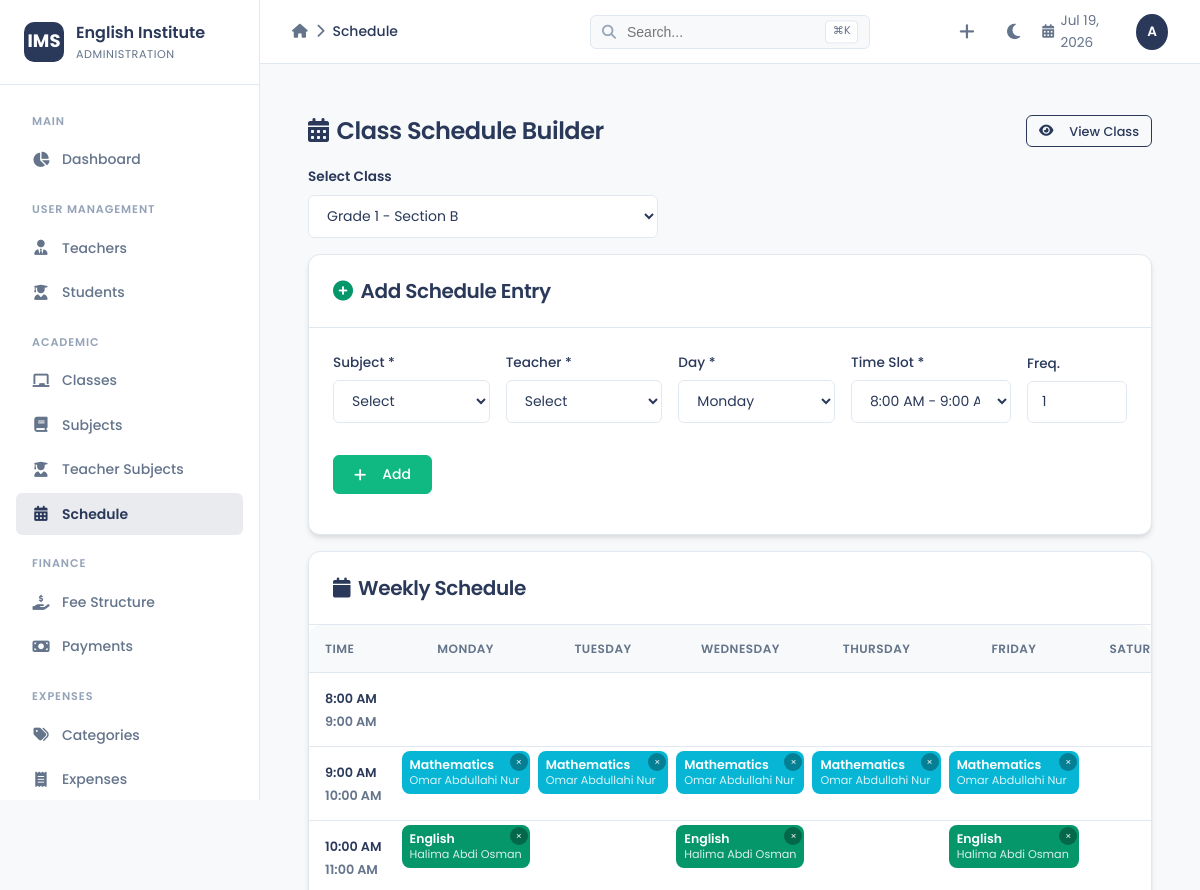
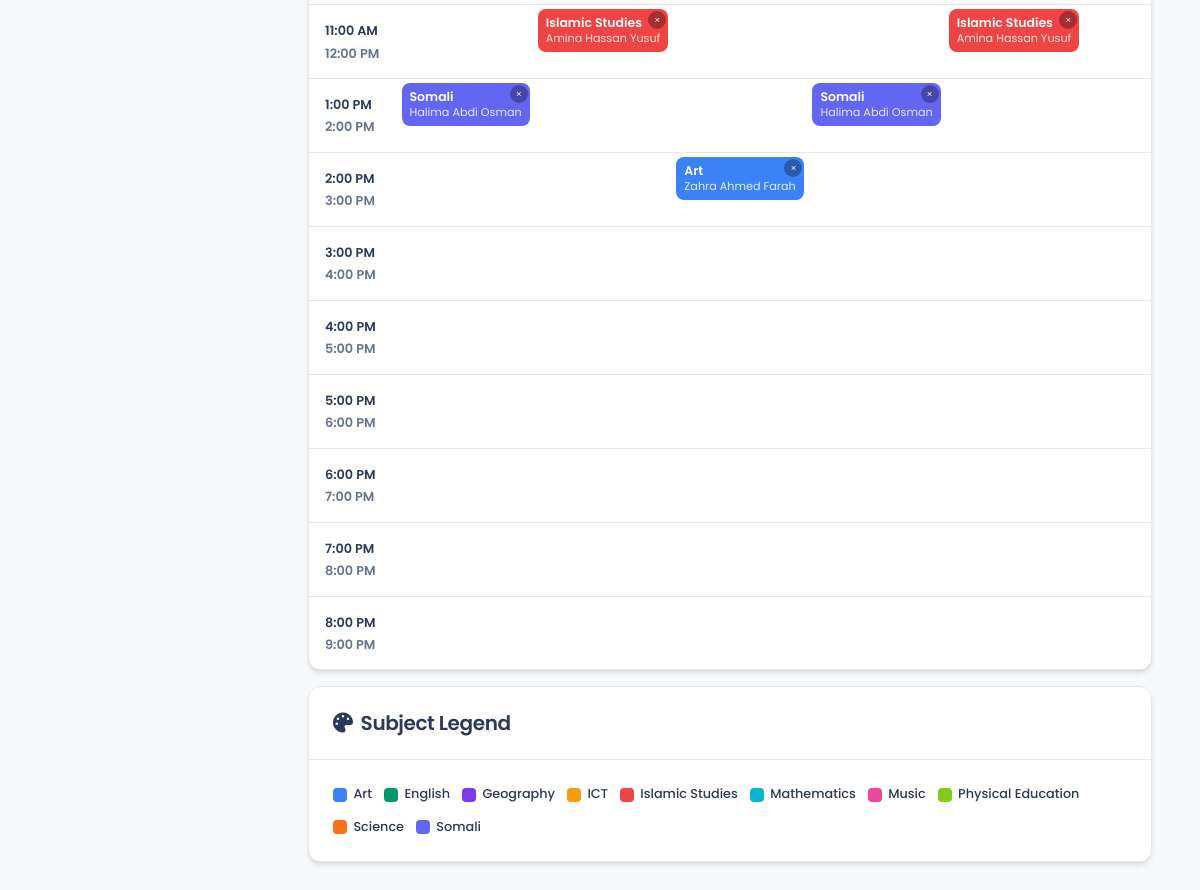
/class_schedule.php?class_id=2 (signed in), run on the app's committed database (2 pictures, top to bottom).
### tables this page shows
CREATE TABLE IF NOT EXISTS time_slots (
    id INT PRIMARY KEY AUTO_INCREMENT,
    start_time TIME NOT NULL,
    end_time TIME NOT NULL,
    UNIQUE KEY unique_slot (start_time, end_time)
);

CREATE TABLE IF NOT EXISTS class_subjects (
    id INT PRIMARY KEY AUTO_INCREMENT,
    class_id INT NOT NULL,
    subject_id INT NOT NULL,
    teacher_id INT NOT NULL,
    time_slot_id INT NOT NULL,
    day_of_week ENUM('Mon','Tue','Wed','Thu','Fri','Sat','Sun') NOT NULL,
    weekly_frequency INT DEFAULT 1,
    status ENUM('active', 'inactive') DEFAULT 'active',
    created_at TIMESTAMP DEFAULT CURRENT_TIMESTAMP,
    FOREIGN KEY (class_id) REFERENCES classes(id) ON DELETE CASCADE,
    FOREIGN KEY (subject_id) REFERENCES subjects(id),
    FOREIGN KEY (teacher_id) REFERENCES teachers(id),
    FOREIGN KEY (time_slot_id) REFERENCES time_slots(id),
    UNIQUE KEY unique_class_day_slot (class_id, day_of_week, time_slot_id)
);

CREATE TABLE IF NOT EXISTS subjects (
    id INT PRIMARY KEY AUTO_INCREMENT,
    name VARCHAR(100) NOT NULL,
    code VARCHAR(20),
    description TEXT,
    status ENUM('active', 'inactive') DEFAULT 'active',
    created_at TIMESTAMP DEFAULT CURRENT_TIMESTAMP
);

CREATE TABLE IF NOT EXISTS teachers (
    id INT PRIMARY KEY AUTO_INCREMENT,
    name VARCHAR(100) NOT NULL,
    email VARCHAR(100),
    phone VARCHAR(20),
    address TEXT,
    qualification VARCHAR(100),
    specialization VARCHAR(100),
    experience_years INT DEFAULT 0,
    salary DECIMAL(10,2) DEFAULT 0,
    status ENUM('active', 'inactive') DEFAULT 'active',
    created_at TIMESTAMP DEFAULT CURRENT_TIMESTAMP
);

### class_schedule.php (the view, shortened to what this page needs)
<?php
$db = getDB();
$classes = $db->query("SELECT id, name FROM classes WHERE status='active' ORDER BY name")->fetchAll();
$subjects = $db->query("SELECT id, name, code FROM subjects WHERE status='active' ORDER BY name")->fetchAll();
$timeSlots = $db->query("SELECT * FROM time_slots ORDER BY start_time")->fetchAll();
$days = ['Mon'=>'Monday','Tue'=>'Tuesday','Wed'=>'Wednesday','Thu'=>'Thursday','Fri'=>'Friday','Sat'=>'Saturday','Sun'=>'Sunday'];
$selected_class = (int)($_GET['class_id'] ?? ($_POST['class_id'] ?? ($classes[0]['id'] ?? 0)));
$schedule = [];
if ($selected_class) {
    $stmt = $db->prepare("
        SELECT cs.*, s.name as subject_name, s.code as subject_code,
               t.name as teacher_name, ts.start_time, ts.end_time
        FROM class_subjects cs
        JOIN subjects s ON cs.subject_id=s.id
        JOIN teachers t ON cs.teacher_id=t.id
        JOIN time_slots ts ON cs.time_slot_id=ts.id
        WHERE cs.class_id=? AND cs.status='active'
        ORDER BY ts.start_time, FIELD(cs.day_of_week,'Mon','Tue','Wed','Thu','Fri','Sat','Sun')
    ");
    $stmt->execute([$selected_class]);
    foreach ($stmt as $row) {
        $schedule[$row['day_of_week']][] = $row;
    }
}
$subject_colors = ['#3b82f6','#059669','#7c3aed','#f59e0b','#ef4444','#06b6d4','#ec4899','#84cc16','#f97316','#6366f1'];
$subject_ids = array_column($subjects, 'id');
$color_map = [];
foreach ($subject_ids as $i => $sid) {
    $color_map[$sid] = $subject_colors[$i % count($subject_colors)];
}
require_once 'header.php';
?>
<div class="d-flex align-center justify-between mb-4" style="flex-wrap:wrap;gap:1rem;">
    <h2><i class="fas fa-calendar-alt mr-2" style="color:var(--primary);"></i>Class Schedule Builder</h2>
    <a href="class_view.php?id=<?= $selected_class ?>" class="btn btn-outline-primary btn-sm"><i class="fas fa-eye mr-2"></i>View Class</a>
</div>
<div class="mb-4" style="max-width:350px;">
    <form method="GET">
        <div class="form-group">
            <label class="form-label font-semibold">Select Class</label>
            <select name="class_id" class="form-select" onchange="this.form.submit()">
                <?php foreach ($classes as $c): ?>
                    <option value="<?= $c['id'] ?>" <?= $c['id']==$selected_class ? 'selected' : '' ?>><?= htmlspecialchars($c['name']) ?></option>
                <?php endforeach; ?>
            </select>
        </div>
    </form>
</div>
<div class="card mb-4">
    <div class="card-header">
        <h3><i class="fas fa-plus-circle mr-2" style="color:#059669;"></i>Add Schedule Entry</h3>
    </div>
    <div class="card-body">
        <form method="POST">
            <div class="d-flex flex-wrap" style="gap:1rem;align-items:flex-end;">
                <div class="form-group" style="flex:1;min-width:150px;">
                    <label class="form-label">Subject *</label>
                    <select name="subject_id" class="form-select" required>
                        <option value="">Select</option>
                    </select>
                </div>
                <div class="form-group" style="flex:1;min-width:150px;">
                    <label class="form-label">Teacher *</label>
                    <select name="teacher_id" class="form-select" required>
                        <option value="">Select</option>
                    </select>
                </div>
                <div class="form-group" style="flex:1;min-width:140px;">
                    <label class="form-label">Day *</label>
                    <select name="day_of_week" class="form-select" required>
                        <?php foreach ($days as $k=>$v): ?>
                            <option value="<?= $k ?>"><?= $v ?></option>
                        <?php endforeach; ?>
                    </select>
                </div>
                <div class="form-group" style="flex:1;min-width:160px;">
                    <label class="form-label">Time Slot *</label>
                    <select name="time_slot_id" class="form-select" required>
                        <?php foreach ($timeSlots as $ts): ?>
                            <option value="<?= $ts['id'] ?>"><?= date('g:i A', strtotime($ts['start_time'])) ?> - <?= date('g:i A', strtotime($ts['end_time'])) ?></option>
                        <?php endforeach; ?>
                    </select>
                </div>
                <div class="form-group" style="min-width:100px;">
                    <label class="form-label">Freq.</label>
                    <input type="number" name="weekly_frequency" class="form-control" value="1" min="1" max="7" title="Weekly frequency (informational)">
                </div>
                <div class="form-group">
                    <button type="submit" class="btn btn-success"><i class="fas fa-plus mr-2"></i>Add</button>
                </div>
            </div>
        </form>
    </div>
</div>
<div class="card">
    <div class="card-header">
        <h3><i class="fas fa-calendar mr-2" style="color:var(--primary);"></i>Weekly Schedule</h3>
    </div>
    <div class="table-wrapper" style="overflow-x:auto;">
        <table class="table" style="min-width:900px;">
            <thead>
                <tr>
                    <th style="width:130px;">Time</th>
                    <?php foreach ($days as $k=>$v): ?>
                        <th style="text-align:center;min-width:120px;"><?= $v ?></th>
                    <?php endforeach; ?>
                </tr>
            </thead>
            <tbody>
                <?php foreach ($timeSlots as $ts): ?>
                    <tr>
                        <td>
                            <span class="font-semibold" style="font-size:0.8rem;white-space:nowrap;">
                                <?= date('g:i A', strtotime($ts['start_time'])) ?><br>
                                <span class="text-muted"><?= date('g:i A', strtotime($ts['end_time'])) ?></span>
                            </span>
                        </td>
                        <?php foreach ($days as $dk=>$dv): ?>
                            <td style="vertical-align:top;padding:4px;">
                                <?php
                                $entries = array_filter($schedule[$dk] ?? [], fn($e) => $e['time_slot_id']==$ts['id']);
                                foreach ($entries as $entry):
                                    $color = $color_map[$entry['subject_id']] ?? '#6b7280';
                                ?>
                                    <div style="background:<?= $color ?>;color:white;border-radius:8px;padding:6px 8px;margin-bottom:4px;position:relative;font-size:0.78rem;line-height:1.3;">
                                        <div class="font-semibold"><?= htmlspecialchars($entry['subject_name']) ?></div>
                                        <div style="opacity:0.85;font-size:0.7rem;"><?= htmlspecialchars($entry['teacher_name']) ?></div>
                                        <form method="POST" style="position:absolute;top:2px;right:2px;" onsubmit="return confirm('Remove this entry?')">
                                            <button type="submit" style="background:rgba(0,0,0,0.3);border:none;color:white;border-radius:50%;width:18px;height:18px;font-size:0.6rem;cursor:pointer;display:flex;align-items:center;justify-content:center;line-height:1;" title="Remove">&times;</button>
                                        </form>
                                    </div>
                                <?php endforeach; ?>
                            </td>
                        <?php endforeach; ?>
                    </tr>
                <?php endforeach; ?>
            </tbody>
        </table>
    </div>
</div>
<div class="card mt-4">
    <div class="card-header"><h3><i class="fas fa-palette mr-2"></i>Subject Legend</h3></div>
    <div class="card-body d-flex flex-wrap" style="gap:0.75rem;">
        <?php foreach ($subjects as $i=>$s): ?>
            <?php $color = $subject_colors[$i % count($subject_colors)]; ?>
            <div style="display:flex;align-items:center;gap:0.4rem;">
                <div style="width:14px;height:14px;border-radius:4px;background:<?= $color ?>;"></div>
                <span style="font-size:0.8rem;font-weight:500;"><?= htmlspecialchars($s['name']) ?></span>
            </div>
        <?php endforeach; ?>
    </div>
</div>
<?php require_once 'footer.php'; ?>

### css/design-system.css (style rules this page uses)
:root { --primary: #2a395a; --primary-hover: #1e2a42; --accent: #fc4466; --accent-hover: #e63958; --bg-body: #F8F9FA; --bg-card: #ffffff; --bg-sidebar: #ffffff; --border: #e2e8f0; --text-main: #2a395a; --text-muted: #64748b; --text-light: #94a3b8; --shadow-sm: 0 1px 2px 0 rgba(0, 0, 0, 0.05); --shadow-md: 0 4px 6px -1px rgba(0, 0, 0, 0.1), 0 2px 4px -1px rgba(0, 0, 0, 0.06); --shadow-lg: 0 8px 24px rgba(0, 0, 0, 0.12); --radius: 12px; --radius-sm: 6px; --sidebar-width: 260px; --container-max: 1440px; --container-padding: 3rem; --transition: 0.3s ease; }
*, *::before, *::after { box-sizing: border-box; }
body { font-family: 'Poppins', -apple-system, BlinkMacSystemFont, sans-serif; background-color: var(--bg-body); color: var(--text-main); min-height: 100vh; margin: 0; transition: background-color var(--transition), color var(--transition); font-weight: 400; line-height: 1.6; }
h1, h2, h3, h4, h5, h6 { color: var(--text-main); font-weight: 600; letter-spacing: -0.02em; margin: 0; }
h2 { font-size: 1.5rem; }
h3 { font-size: 1.25rem; }
.card { background: var(--bg-card); border: 1px solid var(--border); border-radius: var(--radius); box-shadow: var(--shadow-md); transition: box-shadow var(--transition), background-color var(--transition), border-color var(--transition); }
.card-header { background: transparent; border-bottom: 1px solid var(--border); padding: 1.25rem 1.5rem; display: flex; align-items: center; justify-content: space-between; flex-wrap: wrap; gap: 0.75rem; }
.card-body { padding: 1.5rem; }
.btn { display: inline-flex; align-items: center; justify-content: center; gap: 0.5rem; font-family: 'Poppins', sans-serif; font-weight: 500; font-size: 0.875rem; padding: 0.5rem 1.25rem; border-radius: var(--radius-sm); border: 1px solid transparent; cursor: pointer; transition: all var(--transition); text-decoration: none; line-height: 1.5; }
.btn-outline-primary { background-color: transparent; color: var(--primary); border-color: var(--primary); }
.btn-sm { padding: 0.35rem 0.75rem; font-size: 0.8rem; }
.btn-success { background-color: #10b981; color: #fff; border-color: #10b981; }
.form-group { margin-bottom: 1rem; }
.form-label { display: block; font-size: 0.85rem; font-weight: 500; color: var(--text-main); margin-bottom: 0.4rem; }
.form-control, .form-select { width: 100%; padding: 0.6rem 0.875rem; font-family: 'Poppins', sans-serif; font-size: 0.875rem; color: var(--text-main); background-color: var(--bg-card); border: 1px solid var(--border); border-radius: var(--radius-sm); transition: border-color var(--transition), box-shadow var(--transition); }
.form-control::placeholder { color: var(--text-light); }
.table-wrapper { overflow-x: auto; border-radius: var(--radius); }
.table { width: 100%; border-collapse: collapse; font-size: 0.875rem; }
.table th { text-align: left; padding: 0.875rem 1rem; font-weight: 600; font-size: 0.75rem; text-transform: uppercase; letter-spacing: 0.04em; color: var(--text-muted); background-color: var(--bg-body); border-bottom: 1px solid var(--border); white-space: nowrap; }
.table td { padding: 0.875rem 1rem; border-bottom: 1px solid var(--border); vertical-align: middle; color: var(--text-main); white-space: nowrap; }
.table tbody tr { transition: background-color var(--transition); }
.table tbody tr:last-child td { border-bottom: none; }
a { color: var(--primary); text-decoration: none; transition: color var(--transition); }
.text-muted { color: var(--text-muted) !important; }
.mt-4 { margin-top: 1rem; }
.mb-4 { margin-bottom: 1rem; }
.mr-2 { margin-right: 0.5rem; }
.d-flex { display: flex; }
.align-center { align-items: center; }
.justify-between { justify-content: space-between; }
.flex-wrap { flex-wrap: wrap; }
.font-semibold { font-weight: 600; }

### data on the page
time_slots: start_time "8:00 AM", end_time "9:00 AM"
time_slots: start_time "9:00 AM", end_time "10:00 AM"
class_subjects: subject.name "Mathematics", teacher.name "Omar Abdullahi Nur"
class_subjects: subject.name "Mathematics", teacher.name "Omar Abdullahi Nur"
class_subjects: subject.name "Mathematics", teacher.name "Omar Abdullahi Nur"
class_subjects: subject.name "Mathematics", teacher.name "Omar Abdullahi Nur"
class_subjects: subject.name "Mathematics", teacher.name "Omar Abdullahi Nur"
time_slots: start_time "10:00 AM", end_time "11:00 AM"
class_subjects: subject.name "English", teacher.name "Halima Abdi Osman"
class_subjects: subject.name "English", teacher.name "Halima Abdi Osman"
class_subjects: subject.name "English", teacher.name "Halima Abdi Osman"
time_slots: start_time "11:00 AM", end_time "12:00 PM"
class_subjects: subject.name "Islamic Studies", teacher.name "Amina Hassan Yusuf"
class_subjects: subject.name "Islamic Studies", teacher.name "Amina Hassan Yusuf"
time_slots: start_time "1:00 PM", end_time "2:00 PM"
class_subjects: subject.name "Somali", teacher.name "Halima Abdi Osman"
class_subjects: subject.name "Somali", teacher.name "Halima Abdi Osman"
time_slots: start_time "2:00 PM", end_time "3:00 PM"
class_subjects: subject.name "Art", teacher.name "Zahra Ahmed Farah"
time_slots: start_time "3:00 PM", end_time "4:00 PM"
time_slots: start_time "4:00 PM", end_time "5:00 PM"
time_slots: start_time "5:00 PM", end_time "6:00 PM"
time_slots: start_time "6:00 PM", end_time "7:00 PM"
time_slots: start_time "7:00 PM", end_time "8:00 PM"
time_slots: start_time "8:00 PM", end_time "9:00 PM"
subjects: name "Art"
subjects: name "English"
subjects: name "Geography"
subjects: name "ICT"
subjects: name "Islamic Studies"
subjects: name "Mathematics"
subjects: name "Music"
subjects: name "Physical Education"
subjects: name "Science"
subjects: name "Somali"

### other printed values
$app_name "English Institute"
$titles[$currentPage] "Schedule"
substr($current_user, 0, 1) "A"
$v "MONDAY"
$v "TUESDAY"
$v "WEDNESDAY"
$v "THURSDAY"
$v "FRIDAY"
form field class_id "Grade 1 - Section B"
form field day_of_week "Monday"
form field time_slot_id "8:00 AM - 9:00 AM"
